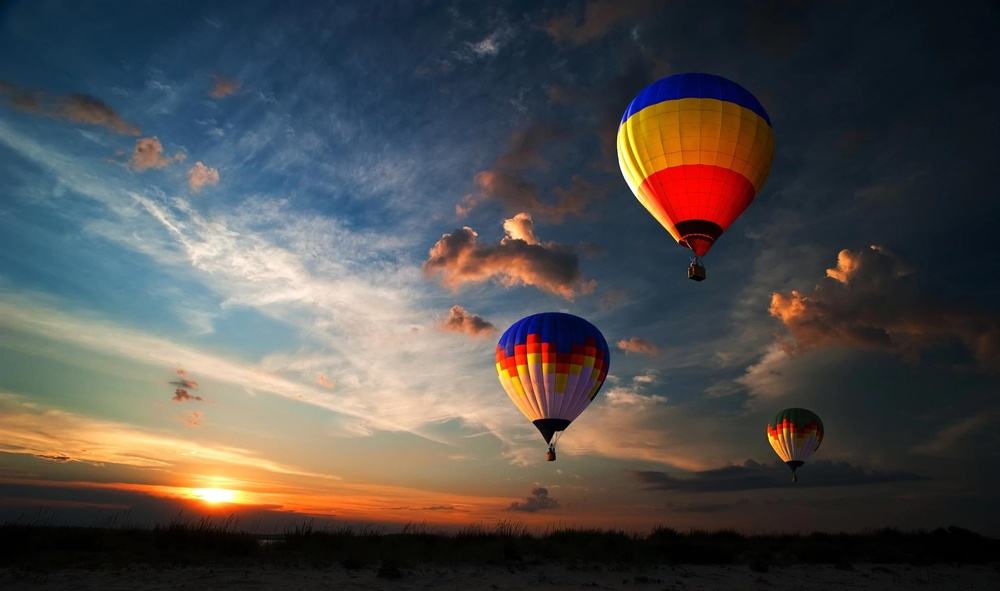
#> input picture assets/img.jpg, 1000 x 591 px, shrunk from 2048 x 1210 before the run
$ python main.py
#> lines starting #> are read from the running program, lines starting #| are printed output that depends on the picture
import cv2 as cv
import numpy as np

path = "assets/"
filename = "img"
ext = ".jpg"
suffix_to_save = "processed"

def main(path,filename,suffix_to_save,ext):
    # Ler imagem inserindo o PATH do arquivo
#> called with path = 'assets/', filename = 'img', suffix_to_save = 'processed', ext = '.jpg'
    img = cv.imread(path+filename+ext,cv.IMREAD_COLOR)
#> img is the input picture: shape (591, 1000, 3); mean B, G, R 74.9, 76.3, 79.1

    #Obtendo o tamanho do arquivo
    hei,wid = img.shape[:2]
#> hei = 591; wid = 1000
    print("Height = {},  Width = {}".format(hei, wid))
#| Height = 591,  Width = 1000


    for index, vet in enumerate(img):

        print("{}% Concluido".format(int(index/np.size(img,0) * 100 )))

        for col in range(int(wid/2)):
            img[index][col] = [200,67,100]
#> this loop made 591 passes
#| 0% Concluido
#| 0% Concluido
#| 0% Concluido
#| 0% Concluido
#| 0% Concluido
#| 0% Concluido
#| 1% Concluido
#| 1% Concluido
#> (further printed lines are left out)
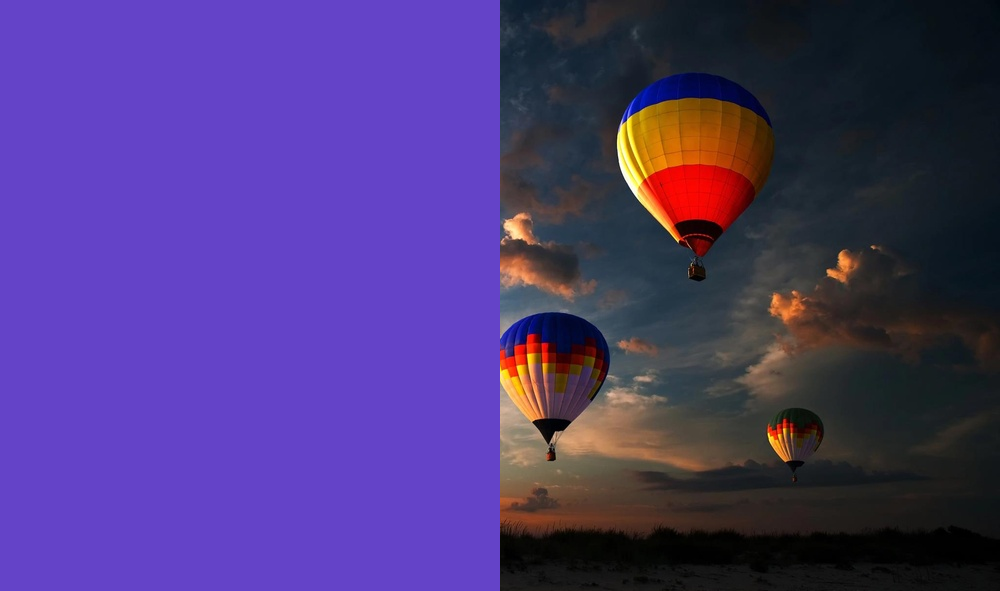
#> img: shape (591, 1000, 3); mean B, G, R 121.5, 55.6, 76.1

    img_saved = cv.imwrite(path+filename+suffix_to_save+ext,img)

    if (img_saved!=True):
        print("FALHA ao salvar imagem!")
        exit()
    else:
        print("Imagem SALVA com SUCESSO!")

main(path,filename,suffix_to_save,ext)
